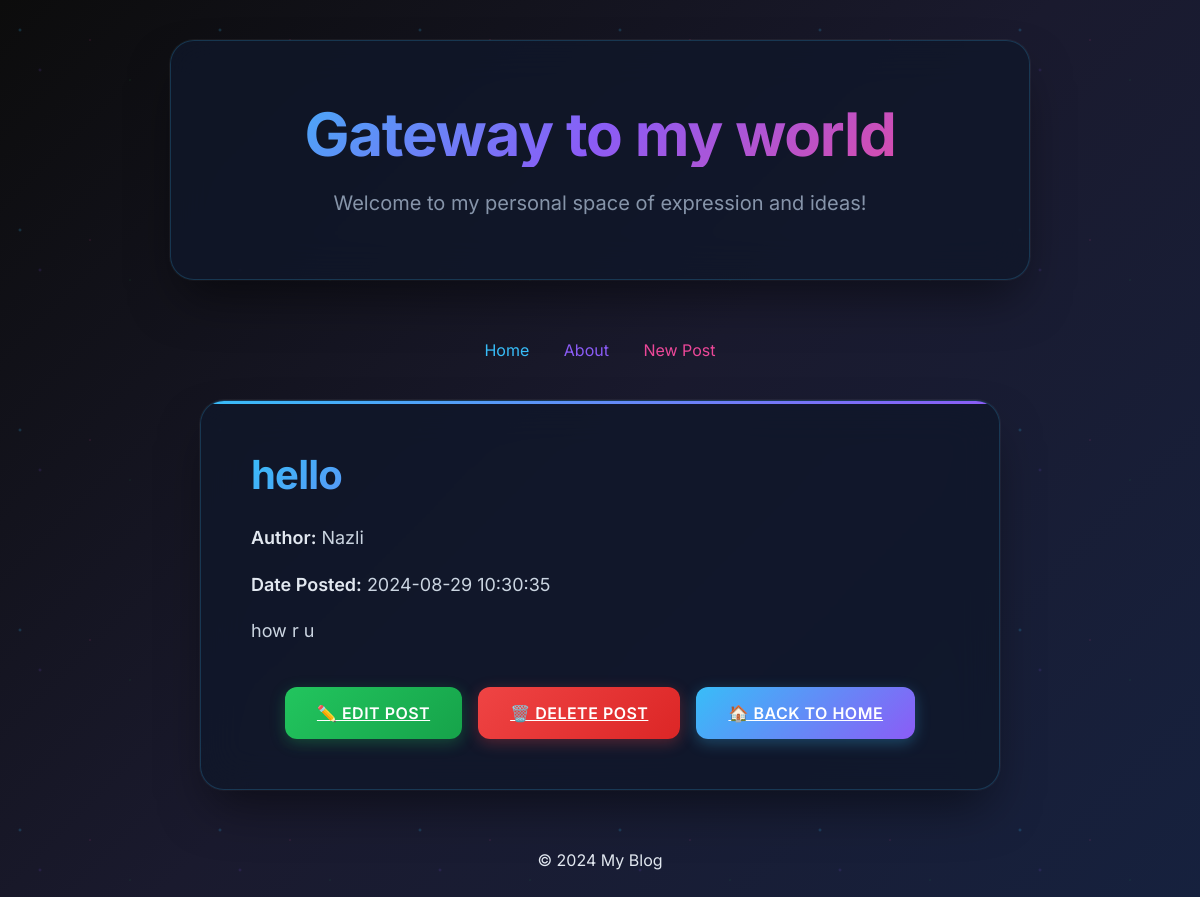
Screenshot of /post/2 with the database file from the repository.
### models.py (models this page shows, shortened)
class Post(db.Model):
    id = db.Column(db.Integer, primary_key=True)
    title = db.Column(db.String(80), nullable=False)
    author = db.Column(db.String(50),nullable=False)
    content = db.Column(db.Text, nullable=False)
    date_posted = db.Column(db.DateTime, nullable=False, default=datetime.utcnow)

### app.py (the view)
@app.route('/post/<int:id>')
def post_details(id):
    post = Post.query.get_or_404(id)
    return render_template('post_details.html', post=post)

### templates/post_details.html (shortened to what this page needs)
{% extends 'base.html' %}
{% block content %}
<article>
    <h2>{{post.title}}</h2>
    <p><strong>Author:</strong> {{ post.author }}</p>
    <p><strong>Date Posted:</strong> {{post.date_posted.strftime('%Y-%m-%d %H:%M:%S')}}</p>
    {% for paragraph in post.content.split('\n') %}
        {% if paragraph %}
            <p>{{ paragraph }}</p>
        {% endif %}
    {% endfor %}
    <div class="post-actions" style="margin-top: 40px; display: flex; gap: 16px; justify-content: center;">
        <a href="{{ url_for('edit_post', id=post.id) }}" class="btn btn2">✏️ Edit Post</a>
        <a href="{{ url_for('delete_post', id=post.id) }}" class="btn danger">🗑️ Delete Post</a>
        <a href="{{ url_for('home') }}" class="btn">🏠 Back to Home</a>
    </div>
</article>
{% endblock %}

### static/style.css (style rules this page uses)
* { margin: 0; padding: 0; box-sizing: border-box; }
body { background: linear-gradient(135deg, #0c0c0c 0%, #1a1a2e 50%, #16213e 100%); min-height: 100vh; font-family: 'Inter', sans-serif; color: #e2e8f0; overflow-x: hidden; }
body::before { content: ''; position: fixed; top: 0; left: 0; width: 100%; height: 100%; background-image: radial-gradient(2px 2px at 20px 30px, rgba(56, 189, 248, 0.3), transparent), radial-gradient(2px 2px at 40px 70px, rgba(139, 92, 246, 0.2), transparent), radial-gradient(1px 1px at 90px 40px, rgba(236, 72, 153, 0.3), transparent), radial-gradient(1px 1px at 130px 80px, rgba(34, 197, 94, 0.2), transparent); background-repeat: repeat; background-size: 200px 200px; animation: float 20s ease-in-out infinite; pointer-events: none; z-index: -1; }
html { scroll-behavior: smooth; }
.btn { padding: 16px 32px; background: linear-gradient(135deg, #38bdf8, #8b5cf6); color: white; border: none; border-radius: 12px; font-size: 1rem; font-weight: 600; font-family: 'Inter', sans-serif; cursor: pointer; transition: all 0.3s ease; position: relative; overflow: hidden; box-shadow: 0 4px 15px rgba(56, 189, 248, 0.3); text-transform: uppercase; letter-spacing: 0.5px; }
.btn::before { content: ''; position: absolute; top: 0; left: -100%; width: 100%; height: 100%; background: linear-gradient(90deg, transparent, rgba(255, 255, 255, 0.2), transparent); transition: left 0.5s ease; }
.btn2 { background: linear-gradient(135deg, #22c55e, #16a34a); box-shadow: 0 4px 15px rgba(34, 197, 94, 0.3); }
.btn.danger, .btn.btn.danger { background: linear-gradient(135deg, #ef4444, #dc2626); box-shadow: 0 4px 15px rgba(239, 68, 68, 0.3); }
article { max-width: 800px; margin: 40px auto; padding: 50px; background: rgba(15, 23, 42, 0.8); border-radius: 24px; border: 1px solid rgba(56, 189, 248, 0.2); backdrop-filter: blur(20px); box-shadow: 0 25px 50px -12px rgba(0, 0, 0, 0.5), 0 0 0 1px rgba(255, 255, 255, 0.05); position: relative; overflow: hidden; animation: slideUp 0.6s ease-out forwards; }
article::before { content: ''; position: absolute; top: 0; left: 0; right: 0; height: 3px; background: linear-gradient(90deg, #38bdf8, #8b5cf6, #ec4899, #22c55e); background-size: 300% 100%; animation: shimmer 3s ease-in-out infinite; }
article h2 { font-size: 2.5rem; font-weight: 700; background: linear-gradient(135deg, #38bdf8, #8b5cf6, #ec4899); background-clip: text; -webkit-background-clip: text; -webkit-text-fill-color: transparent; margin-bottom: 24px; line-height: 1.2; letter-spacing: -0.02em; }
article p { font-size: 1.125rem; line-height: 1.7; color: #cbd5e1; margin-bottom: 16px; }
article p strong { color: #e2e8f0; font-weight: 600; }

### rows the page displays
Post: title "hello", author "Nazli", date_posted "2024-08-29 10:30:35", content "how r u"
